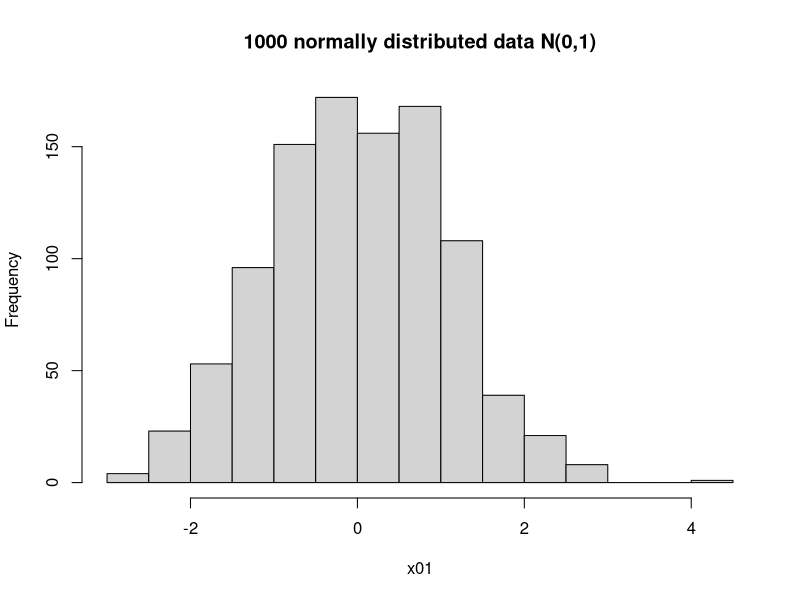
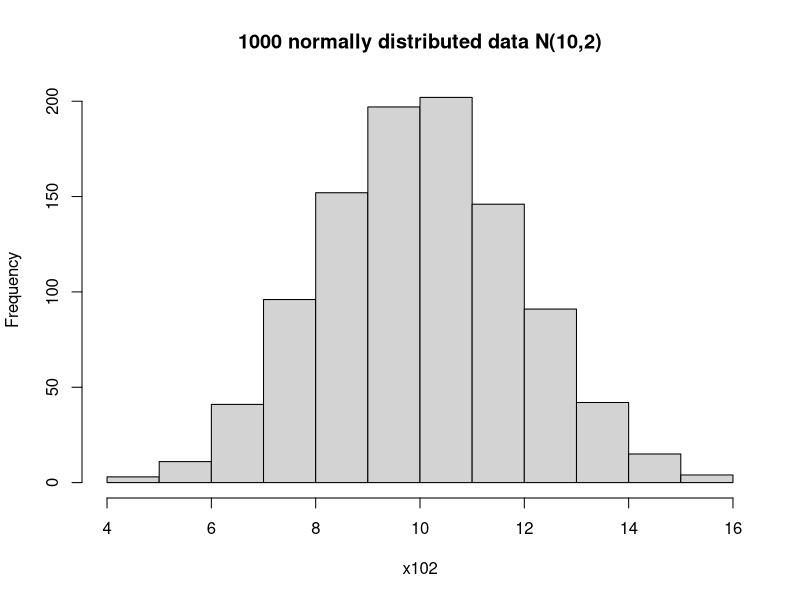
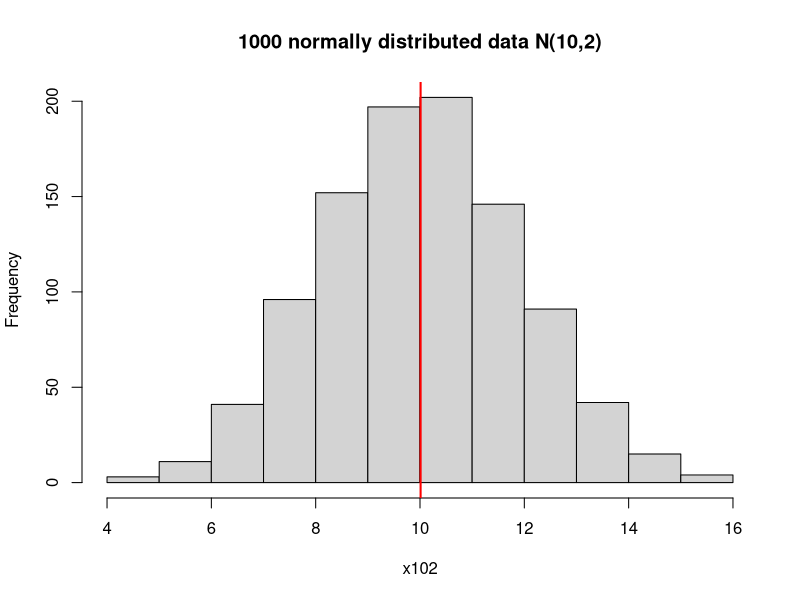
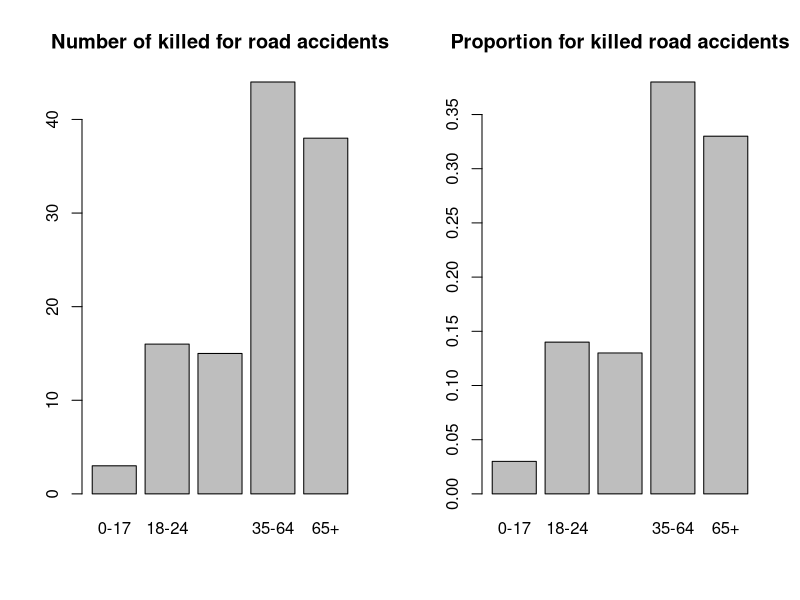
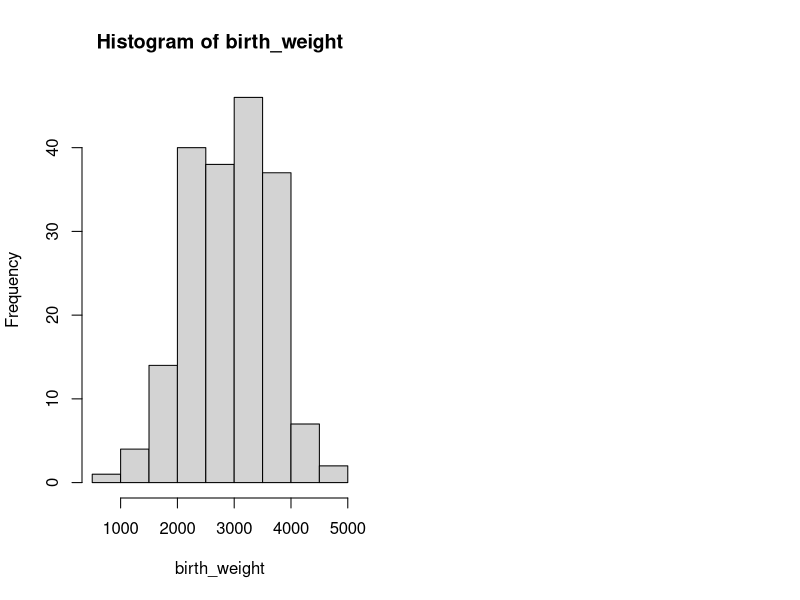

These charts were generated, in order, by the following R code:
## ---- chunk 1
#| label: bincoef1
#| warning: false
#| echo: true
# having 0 Heads in 2 coin tosses: 
choose(n=2,k=0) # (0,0)
# having 1 Heads in 2 coin tosses: 
choose(n=2,k=1) # (0,1), (1,0)
# having 2 Heads in 2 coin tosses: 
choose(n=2,k=2) # (1,1)
## ---- chunk 2
#| label: bincoef2
#| warning: false
#| echo: true
# having 0, 1, 2, 3 Heads in three coin tosses: 
choose(n=3,k=0) # (0,0,0)
choose(n=3,k=1) # (1,0,0), (0,1,0), (0,0,1)
choose(n=3,k=2) # (1,1,0), (1,0,1), (0,1,1)
choose(n=3,k=3) # (1,1,1)
## ---- chunk 3
#| label: binom3
#| warning: false
#| echo: true

# probability: p=0.15
# total patients: n=8
# x (or k) = 2, 2 getting disease
p <- 0.15
choose(8, 2)*p^2 * (1-p)^(8-2)
## ---- chunk 4
#| label: binom4
#| warning: false
#| echo: true

dbinom(2, size = 8, prob = 0.15)
## ---- chunk 5
#| label: norm1
#| echo: true

# two parameters: mean and sd
x01 <- rnorm(1000, mean = 0, sd = 1)
hist(x01, main = '1000 normally distributed data N(0,1)')

x102 <- rnorm(1000, mean = 10, sd = 2)
hist(x102, main = '1000 normally distributed data N(10,2)')
## ---- chunk 6
#| label: norm2
#| warning: false
#| echo: true

# check the summary
summary(x102)

# mean
mean(x102)

# variance and sd
var(x102) # (sd(x102))^2 # these two are equivalent
sd(x102)
## ---- chunk 7
#| label: norm3
#| warning: false
#| echo: true

# can plot the mean on the histogram to indicate the center
hist(x102, main = '1000 normally distributed data N(10,2)')

# v means verticle line, lwd means line width
abline(v = mean(x102), col = 'red', lwd = 2)
## ---- chunk 8
#| label: norm4
#| warning: false
#| echo: true

# pnorm finds the probability below a value
p1 <- pnorm(-1.96, mean = 0, sd = 1)
p2 <- pnorm(1.96, mean = 0, sd = 1)
c(p1, p2) # print the values

1-p1 # equal to p2

qnorm(0.025, mean = 0, sd = 1) # 2.5% quantile
qnorm(0.975, mean = 0, sd = 1) # 97.5%
## ---- chunk 9
#| label: bar1
#| warning: false
#| echo: true

dd <- data.frame(prob = c(0.03, 0.14, 0.13, 0.38, 0.33),
                 n = c(3,16,15,44,38))
rownames(dd) <- c('0-17', '18-24', '25-34', '35-64', '65+')


# we can plot two graphs side by side
# set parameter: 1 row 2 columns
par(mfrow = c(1, 2))
# bar plot for counts
barplot(dd$n, names.arg = rownames(dd),
        main = 'Number of killed for road accidents')


# bar plot for probability
barplot(dd$prob, names.arg = rownames(dd),
        main = 'Proportion for killed road accidents')
## ---- chunk 10
#| label: birth1
#| warning: false
#| echo: true

# load birth data first
# if you forgot, check notes from day 2 (descriptive stat)
birth <- read.csv('data/birth.csv', sep =',')
head(birth) # print 6 rows

# we use the variable bwt
birth_weight <- birth$bwt
hist(birth_weight)
## ---- chunk 11
#| label: birth2
#| warning: false
#| echo: true

birth_weight>4000 # converts 189 values to T/F indicator

# we see 9 TRUE. you can print out the birth_weight values to check if it's the case
# 'which' finds the indices for TRUE
which(birth_weight >4000)
# length counts the number of elements, here it is 9
length(which(birth_weight >4000)==T)
## ---- chunk 12
#| label: birth3
#| warning: false
#| echo: true

# alternatively, since R codes T as 1 and F as 0
# we can use sum() command
sum(birth_weight>4000)

# probability is 9 over total subjects
9/189
## ---- chunk 13
#| label: birth4
#| warning: false
#| echo: true

# first get the parameters mean and sd (or sqrt variance)
m <- mean(birth_weight)
s <- sd(birth_weight)
c(m, s) # print out
# s <- sqrt(var(birth_weight))

# probability of birthweight above 4000

# directly from N(2944, 729)
# lower.tail = F means it computes p(X>4000) 
pnorm(4000, mean = m, sd =s, lower.tail = F)

# you can also use the standard normal dist
# whose mean and sd (var) are 0 and 1
# can be translated as a second variable Y above 1.45 
# see lecture notes for why this is the case!
# hint: (4000-m)/s
pnorm(1.45, lower.tail = F)
